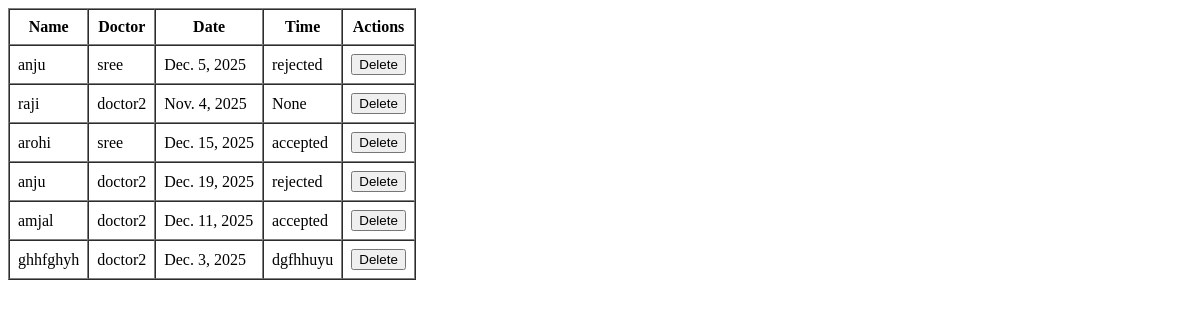
Page /appoinment on the earlier database version.
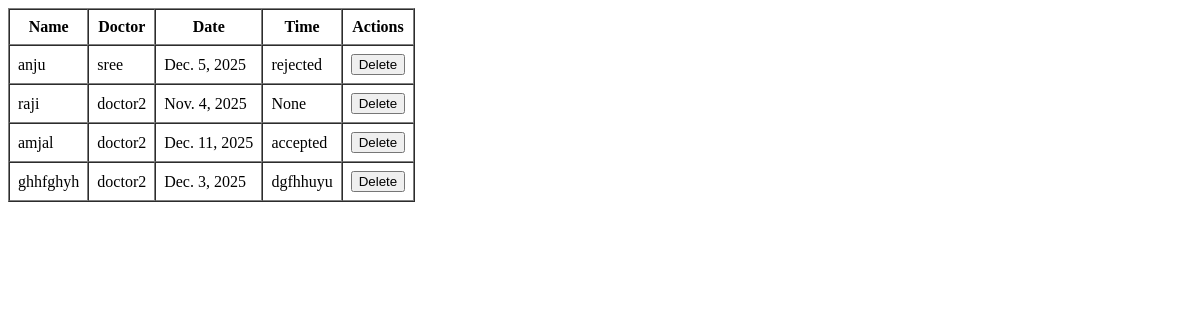
Same page on the later database version.
### BrainTumorDetectionApp/models.py (models this page shows)
class AppoinmentTable(models.Model):
    PATIENT=models.ForeignKey(PatientTable, on_delete=models.CASCADE)
    DOCTOR=models.ForeignKey(DoctorTable, on_delete=models.CASCADE)
    Date=models.DateField(null=True, blank=True)
    time = models.TimeField(null=True, blank=True)
    Status=models.CharField(max_length=100, null=True, blank=True)
    create_date=models.TimeField(auto_now_add=True, null=True, blank=True)

class PatientTable(models.Model):
    LOGIN = models.ForeignKey(LoginTable, on_delete=models.CASCADE)
    Name=models.CharField(max_length=30, null=True, blank=True)
    Age=models.IntegerField(null=True, blank=True)
    Gender=models.CharField(max_length=30, null=True, blank=True)
    PhNumber=models.BigIntegerField( null=True, blank=True)
    Email=models.CharField(max_length=30, null=True, blank=True)
    Address=models.CharField(max_length=100, null=True, blank=True)

class DoctorTable(models.Model):
    LOGIN = models.ForeignKey(LoginTable, on_delete=models.CASCADE)
    Name=models.CharField(max_length=30, null=True, blank=True)
    PhNumber=models.BigIntegerField( null=True, blank=True)
    Address=models.CharField(max_length=100, null=True, blank=True)
    Specialization=models.CharField(max_length=30, null=True, blank=True)
    HospitalName=models.CharField(max_length=30, null=True, blank=True)
    Email=models.CharField(max_length=30, null=True, blank=True)

### BrainTumorDetectionApp/views.py (the view)
# urls.py: path('appoinment', viewappoinmentPage.as_view(), name="appoinment"),
class viewappoinmentPage(View):
    def get(self, request):
        obj = AppoinmentTable.objects.all()
        return render(request, "administration/view_appoinment.html", {'val': obj} )

### templates/administration/view_appoinment.html (shortened to what this page needs)
<!DOCTYPE html>
<html lang="en">
<head>
</head>
<body>
    <table border="1" cellpadding="8" cellspacing="0">
        <tr>
            <th>Name</th>
            <th>Doctor</th>
            <th>Date</th>
            <th>Time</th>
            <th>Actions</th>
        </tr>
        {% for i in val %}
        <tr>
            <td>{{ i.PATIENT.Name }}</td>
            <td>{{ i.DOCTOR.Name }}</td>
            <td>{{ i.Date }}</td>
            <td>{{ i.Status }}</td>
            <td>
               <a href="delete_appoinment/{{i.id}}"><button>Delete</button></a>
            </td>
        </tr>
       {% endfor %}
    </table>
</body>
</html>

Differences in the rows shown:
removed AppoinmentTable: PATIENT.Name "arohi", DOCTOR.Name "sree", Date "Dec. 15, 2025", Status "accepted"
removed AppoinmentTable: PATIENT.Name "anju", DOCTOR.Name "doctor2", Date "Dec. 19, 2025", Status "rejected"
